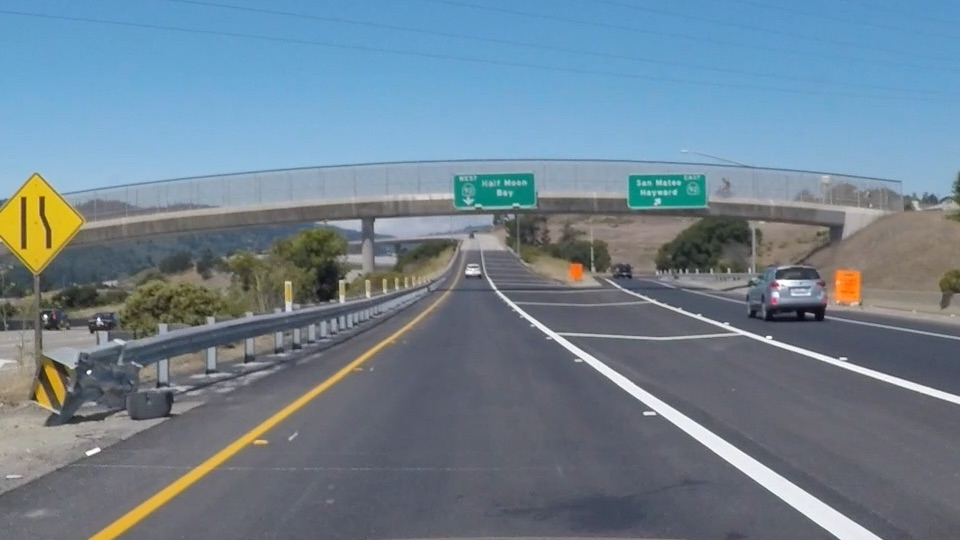
#> input picture data/exit-ramp.jpg, 960 x 540 px
$ jupyter execute --allow-errors udacity-Copy1.ipynb
#> lines starting #> are read from the running program, lines starting #| are printed output that depends on the picture; after the words box and inside, x2 and y2 are one past the last pixel; in counts of white or black regions, pixels touching at a corner belong together
### sdc_utils.py
"""
Filename: lane_utils.py
Author: Hong Cai
Last Update: Mar. 18, 2017
Purpose: For SDC project P1
Contents: It's actually a wrap of major lane finding functions. I tried to map one pipeline step into one function, so that in the main Jupyter notebook, I can only show one line for each step to give a concise view.
Functions are based on what I learned from Lesson 2 and related code and clues from P1.ipynb.
"""
import math
import numpy as np
import cv2


# [7 lines left out: function grayscale, not called in this run]
    # Or use BGR2GRAY if you read an image with cv2.imread()
    # return cv2.cvtColor(img, cv2.COLOR_BGR2GRAY)

def canny(img, low_threshold, high_threshold):
    """Applies the Canny transform"""
    return cv2.Canny(img, low_threshold, high_threshold)

def gaussian_blur(img, kernel_size):
    """Applies a Gaussian Noise kernel"""
    return cv2.GaussianBlur(img, (kernel_size, kernel_size), 0)

# [72 lines left out: functions region_of_interest, draw_lines, hough_lines, weighted_img, not called in this run]

### udacity-Copy1.ipynb
# Udacity SDC Lesson 2 (Finding Lane)

## Coding up a Color Selection
Let’s code up a simple color selection in Python.
No need to download or install anything, you can just follow along in the browser for now.
We'll be working with the same image you saw previously.

[cell 1]
import matplotlib.pyplot as plt
import matplotlib.image as mpimg
import numpy as np
import cv2

[cell 2]
plt.ion() # don't need to call plt.show() every time

[cell 3]
import sdc_utils;
from importlib import reload
reload(sdc_utils)
from sdc_utils import *

I then read in an image and print out some stats. I’ll grab the x and y sizes and make a copy of the image to work with. NOTE: Always make a copy of arrays or other variables in Python. If instead, you say "a = b" then all changes you make to "a" will be reflected in "b" as well!

[cell 4]
# Read in the image and print out some stats
#image = cv2.imread('data/l_yellow_r_white.jpg',cv2.IMREAD_UNCHANGED)
#image = cv2.imread('data/color_region1.jpg',cv2.IMREAD_UNCHANGED)
image = cv2.imread('data/exit-ramp.jpg',cv2.IMREAD_UNCHANGED)
#> image is the input picture: shape (540, 960, 3); mean B, G, R 144.4, 130.2, 111.3

image_RGB = cv2.cvtColor(image, cv2.COLOR_BGR2RGB)
print('This image is: ',type(image),
         'with dimensions:', image.shape)
#| This image is:  <class 'numpy.ndarray'> with dimensions: (540, 960, 3)

# Grab the x and y size and make a copy of the image
ysize = image.shape[0]
xsize = image.shape[1]
# Note: always make a copy rather than simply using "="
color_select = np.copy(image)
plt.imshow(image_RGB)

## Besides what I learned (detecting white lane), I need to use cv.inrange to detect yellow objects and still leave to method in the lesson to detect white lanes
For white lane, I followed what's in the lesson: define a color threshold in the variables <font color='red'>red_threshold</font>, <font color='red'>green_thresholdd</font>, and <font color='red'>blue_threshold</font> and populate <font color='red'>rgb_threshold</font> with these values. This vector contains the minimum values for red, green, and blue (R,G,B) that I will allow in my selection.

## Step 1: Using cv2.inrange() to detect yellow objects

[cell 5]
hsv_img = cv2.cvtColor(color_select, cv2.COLOR_BGR2HSV)
#> hsv_img: shape (540, 960, 3); mean H, S, V 94.6, 64.8, 150.2
# [14 lines of commented-out code are left out]

mask_yellow = cv2.inRange(hsv_img,np.array((10,30,30)),np.array((40,255,255)))
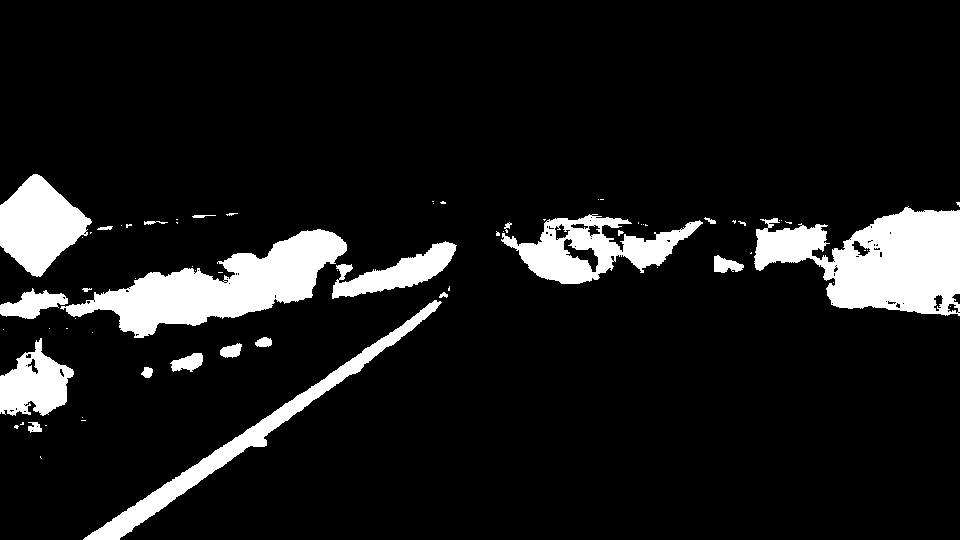
#> mask_yellow: shape (540, 960); 10.3% white; 70 white regions (47 under 20 px), largest, box (x1, y1, x2, y2) and area: (754, 206, 960, 316) 13803, (60, 229, 347, 338) 12457, (83, 300, 442, 540) 6179

plt.imshow(mask_yellow,cmap='gray',  interpolation='nearest')
plt.show()

## Step 2: As learned in the lesson, detect white lane
Next, I'll select any pixels below the threshold and set them to zero.

After that, all pixels that meet my color criterion (those above the threshold) will be retained, and those that do not (below the threshold) will be blacked out.

[cell 6]
#white_in_image = getWhiteInImage(image)
sensitivity=60
mask_white = cv2.inRange(hsv_img,np.array((0,0,255-sensitivity)),np.array((255,sensitivity,255)))
#> mask_white: shape (540, 960); 1.9% white; 145 white regions (117 under 20 px), largest, box (x1, y1, x2, y2) and area: (496, 290, 882, 540) 5512, (622, 289, 960, 404) 1744, (374, 219, 433, 234) 417
plt.imshow(mask_white,cmap='gray',  interpolation='nearest')
plt.show()

## Step 3: Canny Edge Detection in Action
Now that you have a conceptual grasp on how the Canny algorithm works, it's time to use it to find the edges of the lane lines in an image of the road. So let's give that a try.

First, we need to read in an image:

Here we have an image of the road, and it's fairly obvious by eye where the lane lines are, but what about using computer vision?

Let's go ahead and convert to grayscale.

### Step 3.1 Convert to grey image

[cell 7]
gray = grayscale(image) #grayscale conversion
#> in grayscale, `return cv2.cvtColor(img, cv2.COLOR_RGB2GRAY)`:
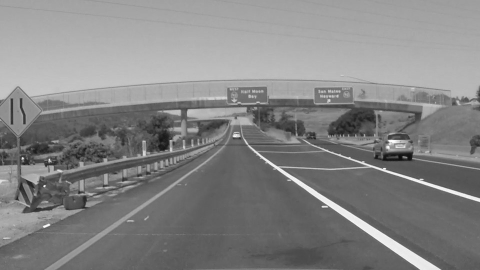
#> returned value: shape (540, 960) (shown at 1/2 size); min 9, max 255, mean 132.3
plt.imshow(gray, cmap='gray')

### Step3.2：Edge detection
#### (Apply Gaussian smoothing / blurring and Canny function)

This is where OpenCV gets useful. First, we'll have a look at the parameters for the OpenCV <font color="red">Canny</font> function.

[cell 8]
# Define a kernel size for Gaussian smoothing / blurring
kernel_size = 3 # Must be an odd number (3, 5, 7...)
blur_gray = gaussian_blur(gray,kernel_size)

# Define our parameters for Canny and run it
low_threshold = 80
high_threshold = 160
edges = canny(image_RGB, low_threshold, high_threshold)
#> in canny, `return cv2.Canny(img, low_threshold, high_threshold)`:
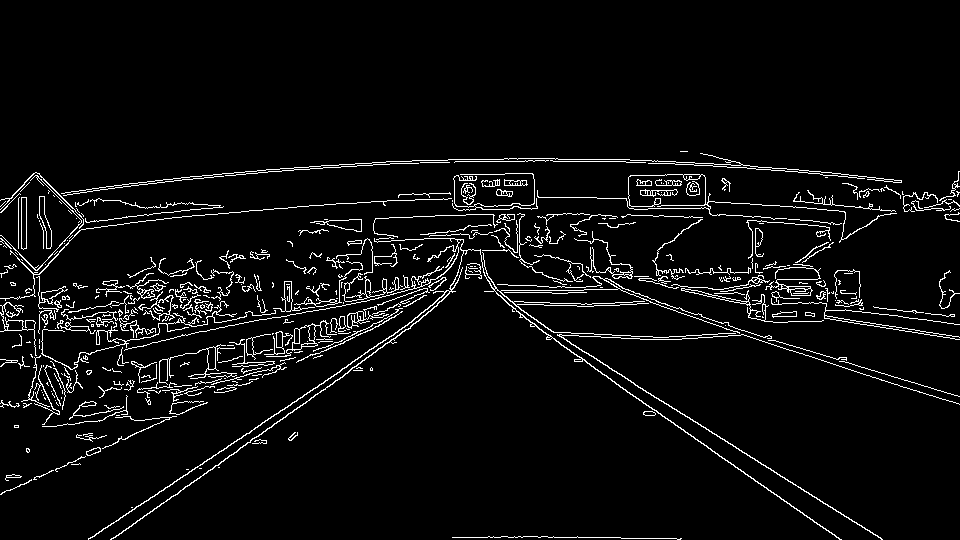
#> returned value: shape (540, 960); 4.9% white in thin lines or dots, all inside (x1, y1, x2, y2) = (0, 151, 960, 540)

# Display the image
plt.imshow(edges, cmap='Greys_r')

### Step 3.3 Using the Hough Transform to Find Lines from Canny Edges

## Implementing a Hough Transform on Edge Detected Image
Now you know how the Hough Transform works, but to accomplish the task of finding lane lines, we need to specify some parameters to say what kind of lines we want to detect (i.e., long lines, short lines, bendy lines, dashed lines, etc.).

To do this, we'll be using an OpenCV function called <font color="red">HoughLinesP</font> that takes several parameters. Let's code it up and find the lane lines in the image we detected edges in with the Canny function (for a look at coding up a Hough Transform from scratch, check [this](https://alyssaq.github.io/2014/understanding-hough-transform/) out.) .

Here's the image we're working with:

Let's look at the input parameters for the OpenCV function <font color="red">HoughLinesP</font> that we will use to find lines in the image. You will call it like this:

[cell 9]
# Define the Hough transform parameters
# Make a blank the same size as our image to draw on
rho = 1                       # 1 ~ 2
theta = 5 * np.pi/180         # 1 ~ 2
threshold = 40                # larger means more like a line
min_line_len = 20          # >=40 seems good
max_line_gap = 5             # <= 5 seems good
# I changed the dimension of line_image from M x N x 3 to M x N
# because I believe only the identified lines (left and right line of a lane)
# are necessary to be shown
line_image = np.zeros((image.shape[0], image.shape[1]), dtype=np.uint8) #creating a blank to draw lines on
lines = hough_lines(edges, rho, theta, threshold, min_line_len, max_line_gap)
#> in hough_lines, `lines = cv2.HoughLinesP(img, rho, theta, threshold, np.array([]), minL..`: lines = 275 rows, first 6: [537, 327, 839, 539], [488, 291, 510, 290], [219, 327, 374, 299], [496, 292, 551, 292], [258, 436, 309, 400], [395, 286, 429, 286]

# Run Hough on edge detected image
# Iterate over the output "lines" and draw lines on the blank
draw_lines(line_image, lines, color=[255, 0, 0], thickness=2)
#> the loop in draw_lines, `for line in lines:` made 275 passes
#> after the loop in draw_lines, `for line in lines:`:
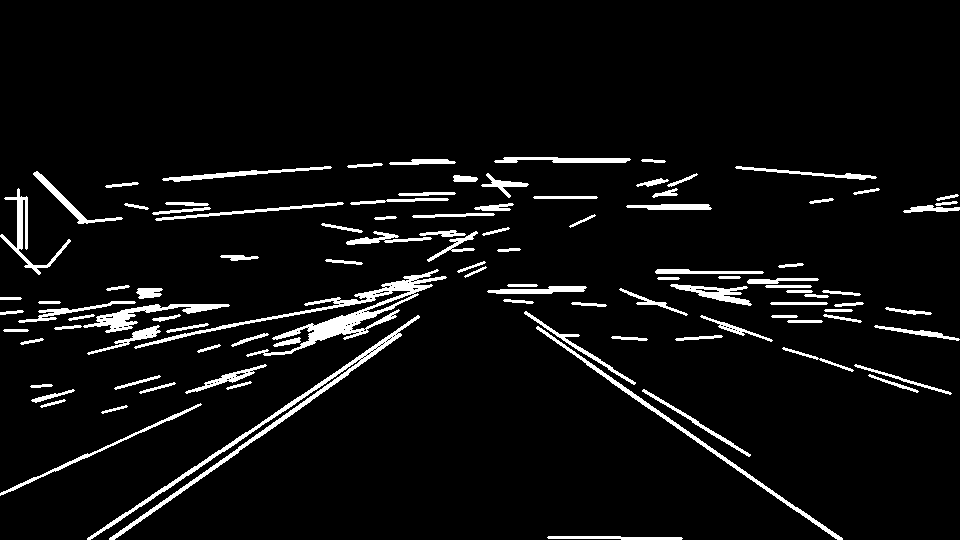
#> img: shape (540, 960); 5.6% white; 102 white regions, largest, box (x1, y1, x2, y2) and area: (134, 269, 447, 357) 3687, (87, 315, 420, 540) 2989, (536, 326, 843, 540) 1452
#line_image=line_image[mask_yellow | mask_white]
masked_image = cv2.bitwise_and(line_image, mask_yellow | mask_white)
#> masked_image: shape (540, 960); 1.8% white; 143 white regions (103 under 20 px), largest, box (x1, y1, x2, y2) and area: (87, 315, 420, 540) 2989, (0, 188, 71, 275) 879, (116, 304, 230, 330) 786
fig = plt.figure(figsize=(20, 20))
plt.subplot(2,2,1)
plt.imshow(mask_yellow,cmap='gray')
plt.subplot(2,2,2)
plt.imshow(mask_white,cmap='gray')
plt.subplot(2,2,3)
plt.imshow(line_image,cmap='gray')
plt.subplot(2,2,4)
plt.imshow(masked_image,cmap='gray')
"""
# Create a "color" binary image to combine with line image
color_edges = np.dstack((edges, edges, edges))
# Draw the lines on the edge image
lines_edges = cv2.addWeighted(color_edges, 0.8, line_image, 1, 0)

fig = plt.figure(figsize=(18, 18))
plt.subplot(1,3,1)
plt.imshow(color_edges)
plt.subplot(1,3,2)
plt.imshow(line_image)
plt.subplot(1,3,3)
plt.imshow(lines_edges)
"""

### Step 3.4 create a masked edges image using ROI
By using cv2.fillPoly()

[cell 10]
# Next we'll create a masked edges image using cv2.fillPoly()
mask = np.zeros_like(edges)

# defining a four sided polygon to mask
imshape = image.shape
vertices = np.array([[(0.7*imshape[1],0.55*imshape[0]),(0.35*imshape[1], 0.55*imshape[0]), (0.*imshape[1], imshape[0]), (1.0*imshape[1],imshape[0])]], dtype=np.int32)
masked_edges = region_of_interest(masked_image, vertices)
#> in region_of_interest, `cv2.fillPoly(mask, vertices, ignore_mask_color)`:
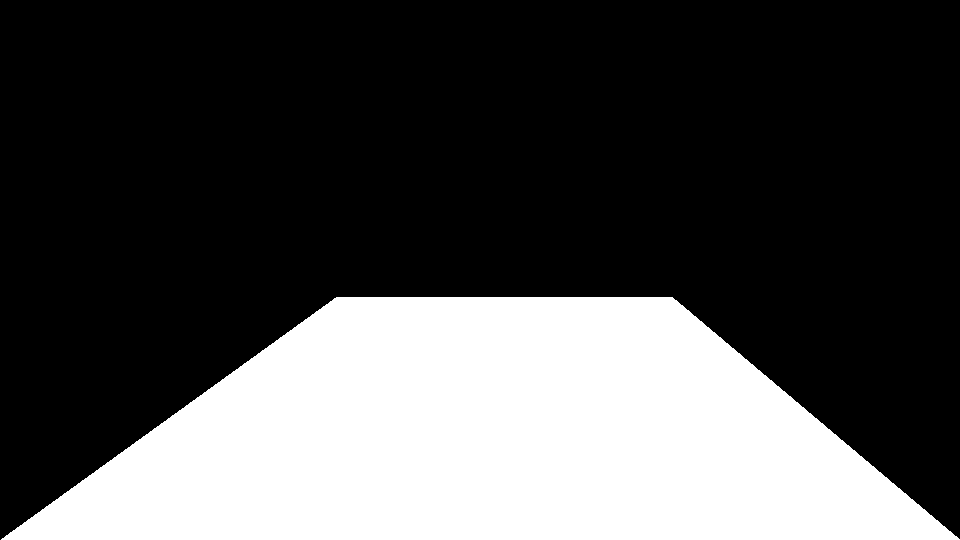
#> mask: shape (540, 960); 30.4% white; 1 white region, box (x1, y1, x2, y2) and area: (1, 297, 960, 540) 157533

# To have a better visualization, also draw the perimeter of ROI
pts = vertices.reshape((-1,1,2))
cv2.polylines(masked_edges,[pts],True,(200,200,200))
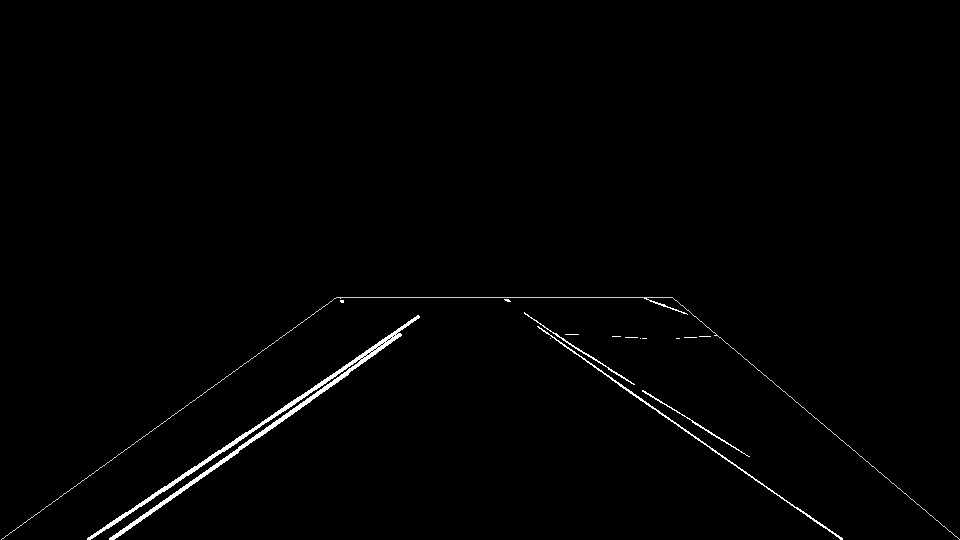
#> masked_edges: shape (540, 960); min 0, max 255, mean 2.5
plt.imshow(masked_edges,cmap='gray')
plt.show()

## Finding Lane Lines in a Video Stream
### Project Instructions

To get started on the project, download or <font color="red">git clone</font> [the project repository on GitHub](https://github.com/udacity/CarND-LaneLines-P1). You'll find the instructions in the README file. Click "Next" below to view information about setting up the project on your computer.

### Need to install opencv before testing the nodebook
conda install -c https://conda.binstar.org/menpo opencv3

[cell 11]
import cv2 # import the opencv library

cv2.__version__ # this will print the version of your opencv2
#> Out = '4.13.0'

### install ffmeg
### install imageio
conda install -c conda-forge imageio

[cell 12]
import imageio
#> (the rest of this cell did not finish here and is left out)

[cell 13]
import imageio
#> (the rest of this cell did not finish here and is left out)

Does not work, look here: https://ffmpeg.zeranoe.com/builds/

Does not work, try this:
    pip install moviepy
Should be ok!

[cell 14]
import numpy as np
import cv2

# Create a black image
img = np.ones((512,512,3), np.uint8)*100
# Draw a diagonal blue line with thickness of 5 px
cv2.line(img,(0,0),(511,511),(255,0,0),5)
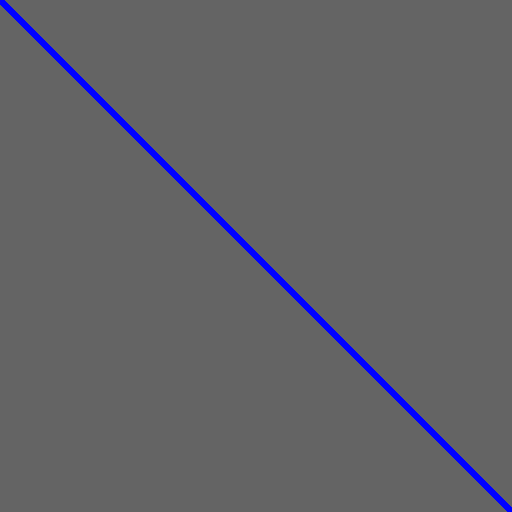
#> img: shape (512, 512, 3); mean of channels 0, 1, 2 102.7, 98.2, 98.2; drawn as B, G, R
plt.imshow(img)

## Prepare for the fitting of left/right lines

[cell 15]
import matplotlib.pyplot as plt
import numpy as np

n = 100
noise=2 # max noise
a1=1.9
b1=20
a2=2.1
b2=1.5

x1 = np.random.random(n)*100
y1 = a1*x1 + b1 + noise* np.random.randn(n)
x2 = np.random.random(n)*100
y2 = a2*x2 + b2 + noise* np.random.randn(n)

x=np.concatenate([x1, x2])
y=np.concatenate([y1, y2])

fig, ax = plt.subplots()
fit = np.polyfit(x, y, deg=1)
ax.plot(x, fit[0] * x + fit[1], color='red')
ax.scatter(x1, y1, s=10, color='g')
ax.scatter(x2, y2, s=10, color='b')
fig.show()
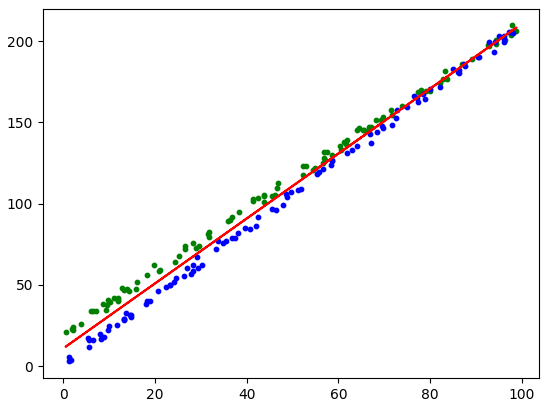
#> figure drawn by matplotlib, 1 panel

$ run again, with data/l_yellow_r_white.jpg copied over data/exit-ramp.jpg
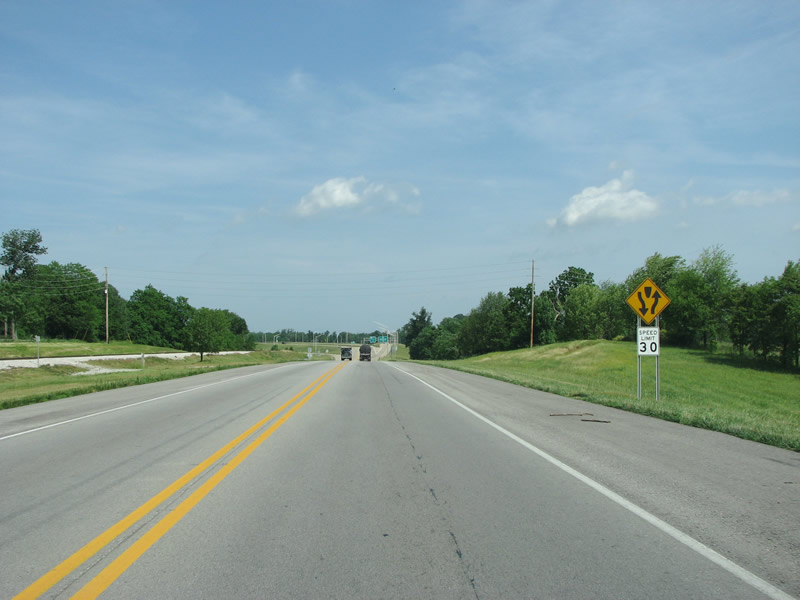
#> input picture data/l_yellow_r_white.jpg, 800 x 600 px
#> image is the input picture: shape (600, 800, 3); mean B, G, R 158.2, 156.6, 133.7
#| This image is:  <class 'numpy.ndarray'> with dimensions: (600, 800, 3)
#> hsv_img: shape (600, 800, 3); mean H, S, V 78.5, 59.6, 168.2
#> `mask_yellow = cv2.inRange(hsv_img,np.array((10,30,30)),np.array((40,25..`:
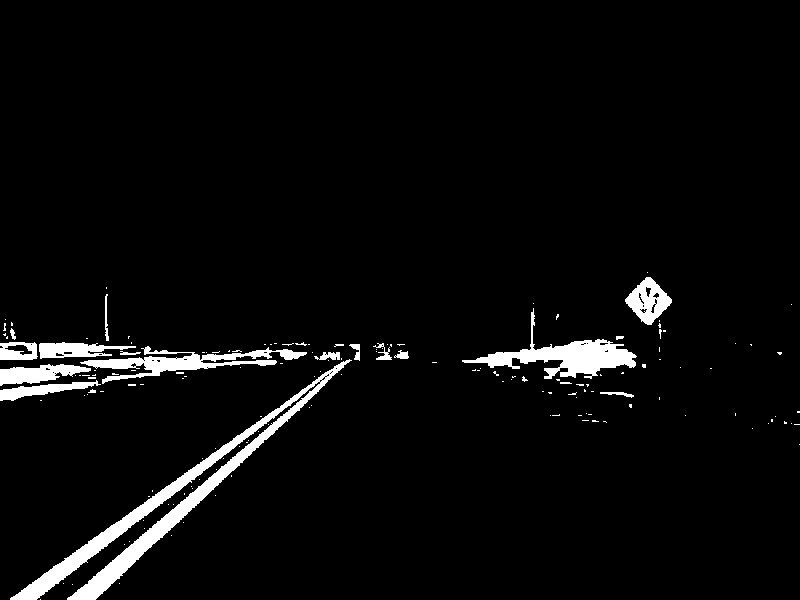
#> mask_yellow: shape (600, 800); 4.1% white; 160 white regions (140 under 20 px), largest, box (x1, y1, x2, y2) and area: (10, 359, 352, 600) 7972, (462, 308, 637, 379) 3281, (80, 346, 307, 384) 2537
#> mask_white: shape (600, 800); 11.3% white; 202 white regions (181 under 20 px), largest, box (x1, y1, x2, y2) and area: (34, 160, 800, 312) 46509, (280, 176, 424, 221) 3787, (397, 368, 706, 552) 1275
#> in hough_lines, `lines = cv2.HoughLinesP(img, rho, theta, threshold, np.array([]), minL..`: lines = 403 rows, first 6: [425, 382, 654, 515], [466, 407, 794, 597], [2, 409, 252, 365], [258, 342, 281, 342], [1, 437, 97, 412], [690, 416, 746, 425]
#> the loop in draw_lines, `for line in lines:` made 403 passes
#> mask: shape (600, 800); 30.4% white; 1 white region, box (x1, y1, x2, y2) and area: (1, 330, 800, 600) 145924
#> `cv2.polylines(masked_edges,[pts],True,(200,200,200))`:
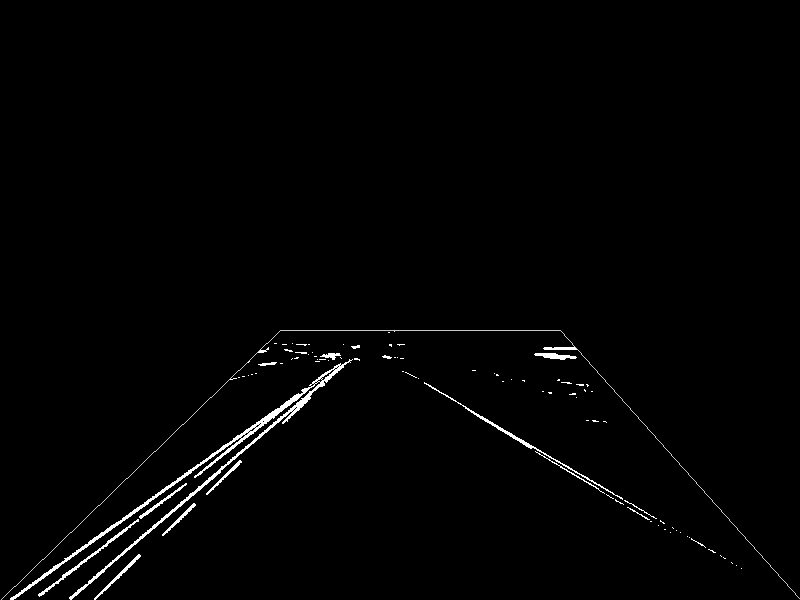
#> masked_edges: shape (600, 800); min 0, max 255, mean 3.1
#> Out = '4.13.0'
